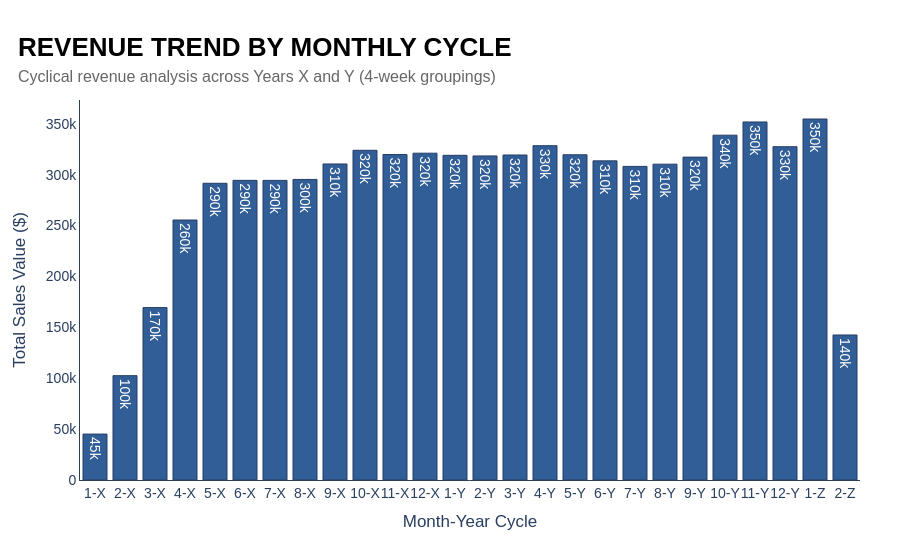

Here is the notebook cell this chart was saved with:
### Markdown cell above
# PART 1: REVENUE

### Code cell
# Create Bar Chart
fig = px.bar(
    monthly_revenue, 
    x='date_label', 
    y='SALES_VALUE',
    text_auto='.2s'
)

# Update bar aesthetics
fig.update_traces(
    marker_color=c['blue_medium'],
    marker_line_color=c['blue_dark'],
    marker_line_width=1,
    opacity=0.9
)

# Apply custom style function
fig = apply_my_style(
    fig, 
    title="REVENUE TREND BY MONTHLY CYCLE", 
    subtitle="Cyclical revenue analysis across Years X and Y (4-week groupings)"
)

# Update axis titles
fig.update_xaxes(title_text="Month-Year Cycle", tickangle=0)
fig.update_yaxes(title_text="Total Sales Value ($)")

fig.show()

### Figure 1 — Plotly figure (JSON) as saved in the notebook; plotly's stock layout.template omitted (floating-point values rounded to 4 significant figures)
{"data": [{"hovertemplate": "date_label=%{x}<br>SALES_VALUE=%{y}<extra></extra>", "legendgroup": "", "marker": {"color": "#1C4D8D", "line": {"color": "#0F2854", "width": 1}, "pattern": {"shape": ""}}, "name": "", "opacity": 0.9, "orientation": "v", "showlegend": false, "textposition": "auto", "texttemplate": "%{y:.2s}", "type": "bar", "x": ["1-X", "2-X", "3-X", "4-X", "5-X", "6-X", "7-X", "8-X", "9-X", "10-X", "11-X", "12-X", "1-Y", "2-Y", "3-Y", "4-Y", "5-Y", "6-Y", "7-Y", "8-Y", "9-Y", "10-Y", "11-Y", "12-Y", "1-Z", "2-Z"], "xaxis": "x", "y": [45120.0, 102500.0, 169400.0, 255500.0, 291600.0, 294400.0, 294400.0, 295300.0, 310500.0, 324000.0, 319800.0, 321100.0, 319000.0, 318400.0, 319300.0, 328500.0, 319600.0, 313600.0, 308100.0, 310300.0, 317300.0, 338800.0, 351800.0, 327500.0, 354700.0, 142500.0], "yaxis": "y"}], "layout": {"barmode": "relative", "font": {"family": "Montserrat, sans-serif", "size": 14}, "legend": {"tracegroupgap": 0, "x": 0.99, "xanchor": "right", "y": 0.99, "yanchor": "top"}, "margin": {"b": 80, "l": 80, "r": 40, "t": 100}, "paper_bgcolor": "white", "plot_bgcolor": "white", "title": {"font": {"family": "Montserrat, sans-serif"}, "text": "<b style='font-size:26px; color:black;'>REVENUE TREND BY MONTHLY CYCLE</b><br><span style='font-size:16px; color:#666;'>Cyclical revenue analysis across Years X and Y (4-week groupings)</span>", "x": 0.02, "xanchor": "left", "y": 0.9, "yanchor": "top"}, "xaxis": {"anchor": "y", "domain": [0, 1], "linecolor": "#2C3E50", "linewidth": 1, "mirror": false, "showgrid": false, "showline": true, "tickangle": 0, "title": {"text": "Month-Year Cycle"}}, "yaxis": {"anchor": "x", "domain": [0, 1], "linecolor": "#2C3E50", "linewidth": 1, "mirror": false, "showgrid": false, "showline": true, "title": {"text": "Total Sales Value ($)"}}}}
